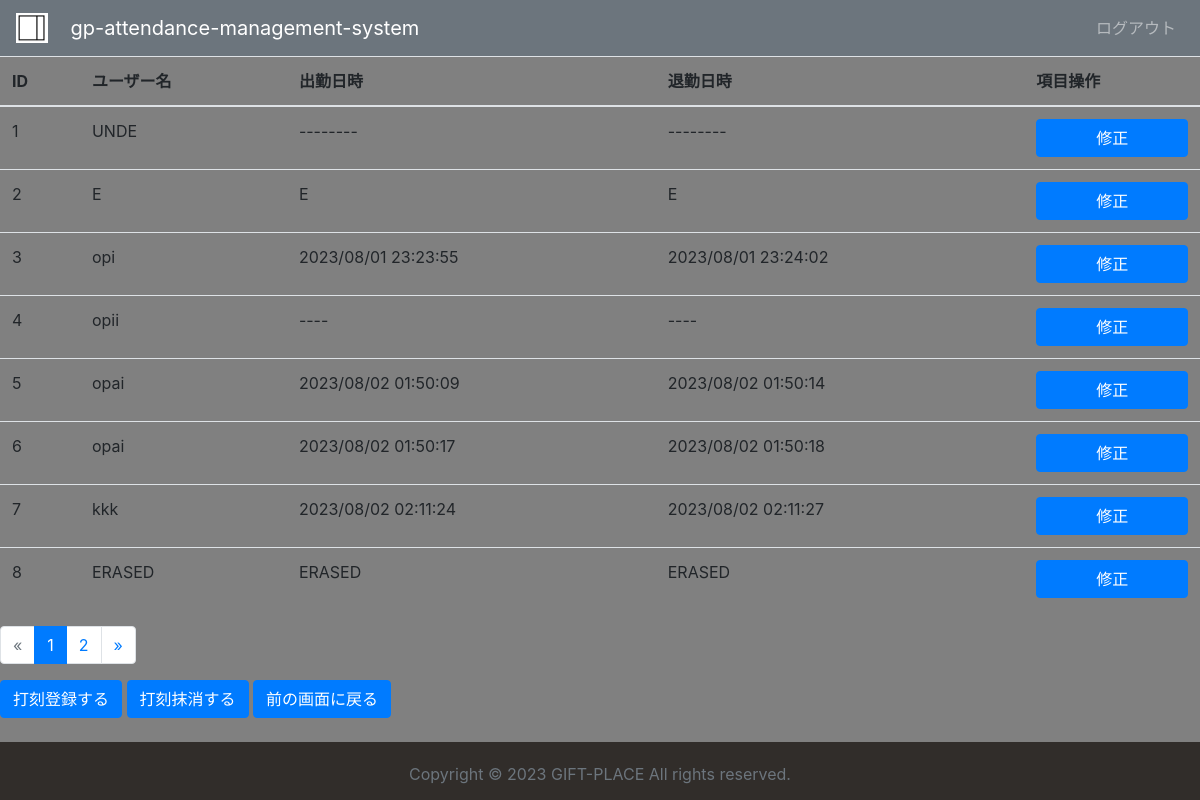
The app's page /show_attendance (signed in) with its own data.
### tables this page shows
CREATE TABLE attendance (id INTEGER NOT NULL PRIMARY KEY AUTOINCREMENT,
                                                        usr_nm TEXT NOT NULL, bgn_dttm TEXT NOT NULL, end_dttm TEXT NOT NULL);

### main.py (the view, shortened to what this page needs)
@app.route("/show_attendance", methods=["GET", "POST"])
def show_attendance():
    itms = []
    if request.method == "GET":
        if "is-admin" not in session:
            return redirect(url_for("admin_login"))
        elif session["is-admin"] == False:
            return redirect(url_for("admin_login"))
        conn = sqlite3.connect("app_tmm.db")
        cur = conn.cursor()
        sql1 = """CREATE TABLE IF NOT EXISTS attendance (id INTEGER NOT NULL PRIMARY KEY AUTOINCREMENT,
                                                        usr_nm TEXT NOT NULL, bgn_dttm TEXT NOT NULL, end_dttm TEXT NOT NULL);"""
        cur.execute(sql1)
        conn.commit()
        sql2 = """SELECT * FROM attendance;"""
        cur.execute(sql2)
        for row in cur.fetchall():
            itms.append(row)
        cur.close()
        conn.close()
        per_pg = 8
        pg = request.args.get(get_page_parameter(), type=int, default=1)
        pg_dat = itms[(pg - 1) * per_pg: pg * per_pg]
        pgntn = Pagination(page=pg, total=len(
            itms), per_page=per_pg, css_framework="bootstrap4")
        return render_template("show_attendance.html", pagination=pgntn, page_data=pg_dat)

### templates/show_attendance.html (shortened to what this page needs)
<!DOCTYPE html PUBLIC "-//W3C//DTD HTML 4.01//EN" "http://www.w3.org/TR/html4/strict.dtd">
<html lang="ja">
<head>
<linkrel="stylesheet" type="text/css" href="{{url_for('static', filename='styles.css')}}"/>
<link rel="stylesheet" type="text/css" href="{{url_for('static', filename='bootstrap(popper_bundled)/css/bootstrap.css')}}"/>
<link rel="stylesheet" type="text/css" href="{{url_for('static', filename='bootstrap(popper_bundled)/css/sticky-footer.css')}}"/>
</head>
<body style="background-color:gray;">
<header class="header">
<nav class="navbar navbar-expand-lg navbar-dark bg-secondary">
<img src="{{url_for('static', filename='logo.jpg')}}" width="32" hight="32">
<a class="navbar-brand" href="{{url_for('index')}}">&nbsp;&nbsp;&nbsp;&nbsp;gp-attendance-management-system</a>
<div class="collapse navbar-collapse justify-content-end" id="navbarNav4">
<ul class="navbar-nav">
<li class="nav-item">
<a class="nav-link" href="{{url_for('index')}}">ログアウト</a>
</li>
</ul>
</div>
</nav>
</header>
<table class="table">
<thead>
<tr>
<th scope="col1">ID</th>
<th scope="col1">ユーザー名</th>
<th scope="col1">出勤日時</th>
<th scope="col1">退勤日時</th>
<th scope="col1">項目操作</th>
</tr>
</thead>
<tbody>
<form method="post">
{% for item in page_data %}
<tr>
<td>{{item[0]}}</td>
<td>{{item[1]}}</td>
<td>{{item[2]}}</td>
<td>{{item[3]}}</td>
<td><input id="item-number-{{item[0]}}" name="item-number-{{item[0]}}" type="submit" class="btn btn-primary btn-block" value="修正" onclick="document.getElementById('hidden-item-number').value = '{{item[0]}}';"/></td>
</tr>
{% endfor %}
</form>
</tbody>
</table>
{{pagination.links}}
<a class="btn btn-primary" href="{{url_for('register_attendance')}}">打刻登録する</a>
<a class="btn btn-primary" href="{{url_for('erasure_attendance')}}">打刻抹消する</a>
<a class="btn btn-primary" href="{{url_for('admin_prompt')}}">前の画面に戻る</a>
<br>
<br>
<footer class="footer">
<div class="container text-center">
<p class="text-muted">Copyright &copy; 2023  GIFT-PLACE  All rights reserved.</p>
</div>
</footer>
</body>
</html>

### records on screen
attendance: id "1", usr_nm "UNDE", bgn_dttm "--------", end_dttm "--------"
attendance: id "2", usr_nm "E", bgn_dttm "E", end_dttm "E"
attendance: id "3", usr_nm "opi", bgn_dttm "2023/08/01 23:23:55", end_dttm "2023/08/01 23:24:02"
attendance: id "4", usr_nm "opii", bgn_dttm "----", end_dttm "----"
attendance: id "5", usr_nm "opai", bgn_dttm "2023/08/02 01:50:09", end_dttm "2023/08/02 01:50:14"
attendance: id "6", usr_nm "opai", bgn_dttm "2023/08/02 01:50:17", end_dttm "2023/08/02 01:50:18"
attendance: id "7", usr_nm "kkk", bgn_dttm "2023/08/02 02:11:24", end_dttm "2023/08/02 02:11:27"
attendance: id "8", usr_nm "ERASED", bgn_dttm "ERASED", end_dttm "ERASED"

### other values on screen
{{ pagination.links }} "« 1 2 »"
